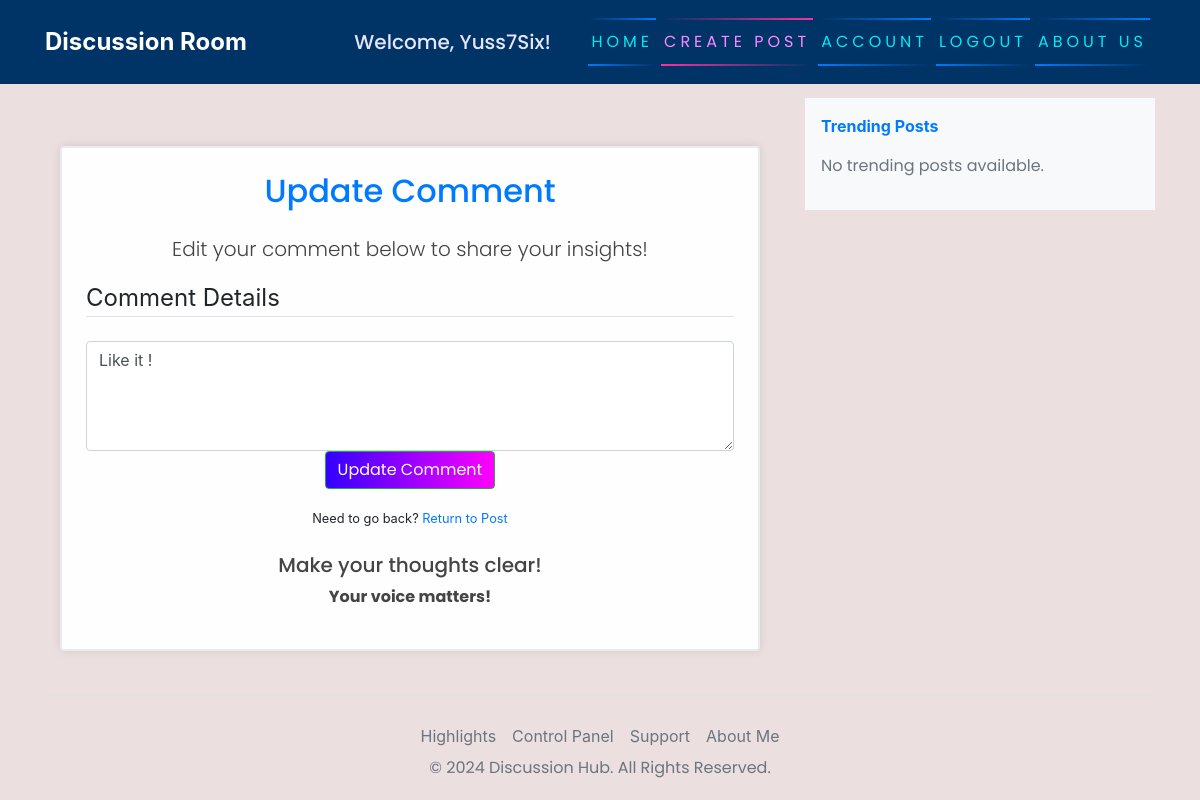
Page /comment/3/update/ (signed in) on the earlier database version.
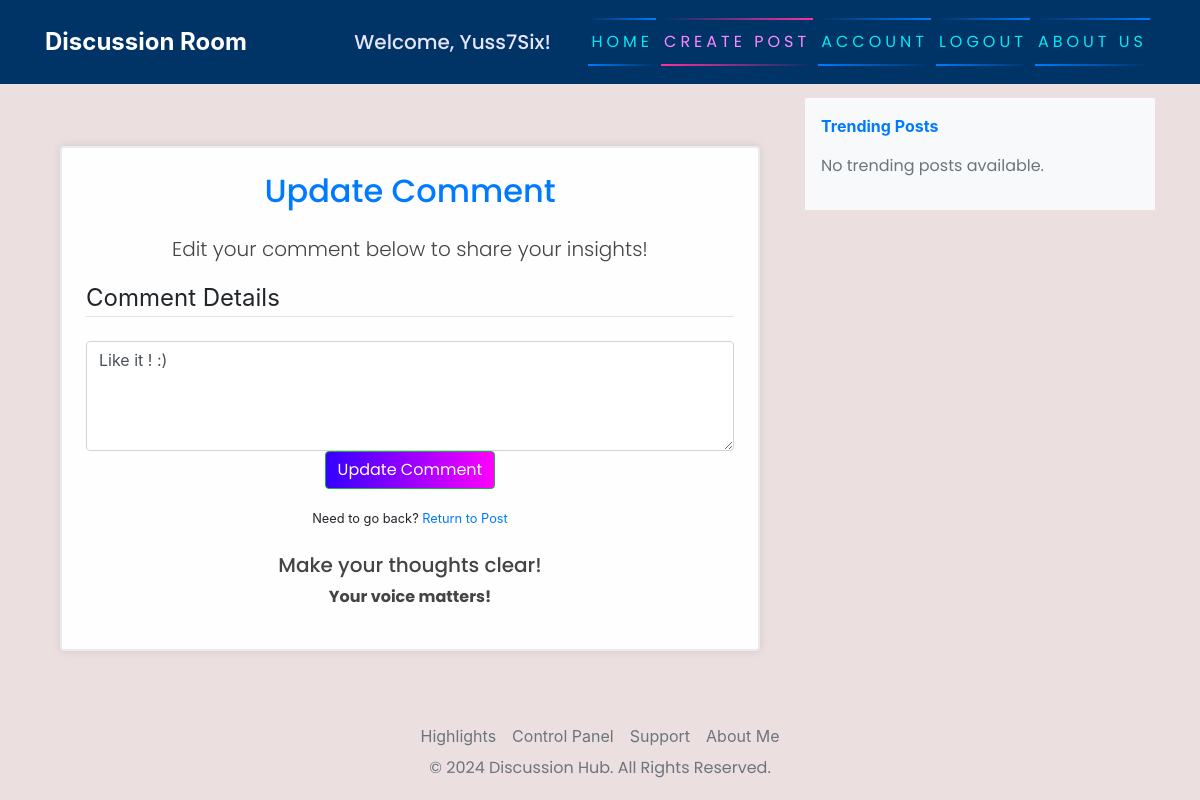
Same page on the later database version.
### blog/models.py (models this page shows, shortened)
class Comment(models.Model):
    post = models.ForeignKey(Post, related_name='comments', on_delete=models.CASCADE)
    author = models.ForeignKey(User, on_delete=models.CASCADE)
    content = models.TextField()
    created_at = models.DateTimeField(auto_now_add=True)

### blog/views.py (the view, shortened to what this page needs)
# urls.py: path('comment/<int:comment_id>/update/', update_comment, name='update-comment'),
def update_comment(request, comment_id):
    comment = get_object_or_404(Comment, id=comment_id)
    if request.user != comment.author:
        messages.error(request, "You do not have permission to edit this comment.")
        return redirect('blog-detail', pk=comment.post.id)
    return render(request, 'blog/update_comment.html', {'comment': comment})

### blog/templates/blog/update_comment.html (shortened to what this page needs)
{% extends 'base.html' %}
{% load crispy_forms_tags %}
{% block content %}
<div class="container mt-5">
    <div class="content-section p-4 rounded shadow-sm" style="border: 2px solid #e9ecef;">
        <h2 class="text-center mb-4 text-primary">Update Comment</h2>
        <p class="text-center lead">Edit your comment below to share your insights!</p>
        <form action="" method="post">
            <fieldset>
                <legend class="border-bottom mb-4">Comment Details</legend>
                <textarea name="content" class="form-control" rows="4" required>{{ comment.content }}</textarea>
            </fieldset>
            <div class="text-center">
                <button type="submit" class="btn btn-success">Update Comment</button>
            </div>
        </form>
        <div class="text-center mt-3">
            <small>Need to go back? <a href="{% url 'blog-detail' comment.post.id %}">Return to Post</a></small>
        </div>
        <div class="mt-4 text-center">
            <h5>Make your thoughts clear!</h5>
            <p><strong>Your voice matters!</strong></p>
        </div>
    </div>
</div>
{% endblock content %}

Differences in the rows shown:
changed Comment: content "Like it !" → "Like it ! :)"
